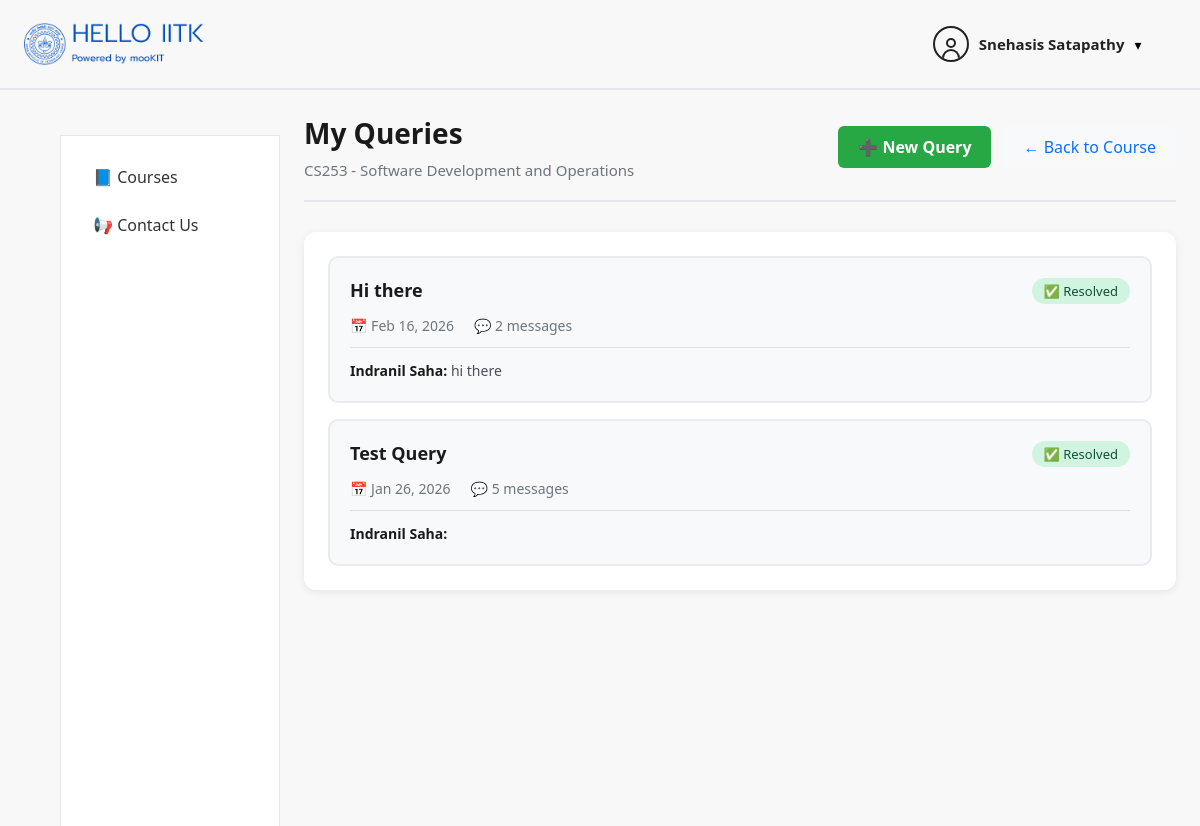
The app's page /queries/1/ (signed in) with its own data.
### users/models.py (models this page shows, shortened)
class User(AbstractUser):
    ROLE_CHOICES = [
        ('student', 'Student'),
        ('professor', 'Professor'),
        ('ta', 'Teaching Assistant'),
        ('admin', 'Admin'),
    ]
    role = models.CharField(
        max_length=20,
        choices=ROLE_CHOICES,
        default='student'
    )
    department = models.CharField(max_length=100, blank=True)

### courses/models.py (models this page shows, shortened)
class Course(models.Model):
    code = models.CharField(max_length=10, unique=True)
    name = models.CharField(max_length=100)
    semester = models.ForeignKey(
        Semester,
        on_delete=models.CASCADE,
        related_name="courses"
    )

### queries/models.py (models this page shows, shortened)
class Query(models.Model):
    STATUS_CHOICES = [
        ('open', 'Open'),
        ('in_progress', 'In Progress'),
        ('resolved', 'Resolved'),
    ]
    course = models.ForeignKey(Course, on_delete=models.CASCADE, related_name='queries')
    student = models.ForeignKey(User, on_delete=models.CASCADE, related_name='student_queries')
    title = models.CharField(max_length=200)
    status = models.CharField(max_length=20, choices=STATUS_CHOICES, default='open')
    created_at = models.DateTimeField(auto_now_add=True)
    updated_at = models.DateTimeField(auto_now=True)
    class Meta:
        ordering = ['-updated_at']
        verbose_name_plural = 'Queries'

class QueryMessage(models.Model):
    query = models.ForeignKey(Query, on_delete=models.CASCADE, related_name='messages')
    sender = models.ForeignKey(User, on_delete=models.CASCADE)
    message = models.TextField()
    attachment = models.FileField(upload_to='query_attachments/', blank=True, null=True)
    created_at = models.DateTimeField(auto_now_add=True)
    class Meta:
        ordering = ['created_at']

### queries/views.py (the view)
# urls.py: path('<int:course_id>/', student_queries, name='student_queries'),
@login_required
def student_queries(request, course_id):
    if not CourseStudent.objects.filter(course_id=course_id, student=request.user).exists():
        return redirect('/courses/')
    course = Course.objects.select_related('semester').get(id=course_id)
    queries = Query.objects.filter(course_id=course_id, student=request.user)
    return render(request, 'queries/student_queries.html', {
        'course': course,
        'queries': queries,
        'course_id': course_id
    })

### templates/queries/student_queries.html (shortened to what this page needs)
{% extends "courses/base.html" %}
{% load static %}
{% block content %}
<div class="course-detail-header">
  <div class="course-title-section">
    <h1 class="course-title">My Queries</h1>
    <p class="course-semester">{{ course.code }} - {{ course.name }}</p>
  </div>
  <div class="header-actions">
    <a href="/queries/{{ course_id }}/create/" class="create-query-btn">➕ New Query</a>
    <a href="/courses/{{ course_id }}/student/home/" class="back-link">← Back to Course</a>
  </div>
</div>
<div class="queries-container">
  {% if queries %}
    <div class="queries-grid">
      {% for query in queries %}
        <a href="/queries/{{ course_id }}/query/{{ query.id }}/" class="query-card">
          <div class="query-header">
            <h3 class="query-title">{{ query.title }}</h3>
            <span class="status-badge status-{{ query.status }}">
              {% if query.status == 'open' %}
                🔵 Open
              {% elif query.status == 'in_progress' %}
                🟡 In Progress
              {% else %}
                ✅ Resolved
              {% endif %}
            </span>
          </div>
          <div class="query-meta">
            <span class="query-date">📅 {{ query.created_at|date:"M d, Y" }}</span>
            <span class="message-count">💬 {{ query.messages.count }} message{{ query.messages.count|pluralize }}</span>
          </div>
          {% if query.messages.last %}
            <div class="last-message">
              <strong>{{ query.messages.last.sender.get_full_name|default:query.messages.last.sender.username }}:</strong>
              {{ query.messages.last.message|truncatewords:15 }}
            </div>
          {% endif %}
        </a>
      {% endfor %}
    </div>
  {% endif %}
</div>
{% endblock %}

### templates/courses/includes/header.html (shortened to what this page needs)
{% load static %}
<header class="topbar">
  <div class="topbar-left">
    <img src="{% static 'img/iitk_logo.png' %}" class="topbar-logo">
  </div>
  <div class="profile-wrapper">
    <div class="profile-trigger" onclick="toggleProfileDropdown()">
      <div class="profile-icon">
        <div class="profile-head"></div>
        <div class="profile-body"></div>
      </div>
      <span class="profile-name">
        {{ request.user.get_full_name|default:request.user.username }}
      </span>
      <span class="chevron">▾</span>
    </div>
  </div>
</header>

### static/css/courses.css (style rules this page uses)
* { box-sizing: border-box; }
body { margin: 0; font-family: "Segoe UI", Arial, sans-serif; background: #ffffff; }
.profile-wrapper { margin-right: 3%; }
.profile-icon { width: 36px; height: 36px; border: 2px solid #222; border-radius: 50%; position: relative; cursor: pointer; overflow: hidden; }
.profile-head { width: 10px; height: 10px; bottom:-3px; border: 2px solid #222; border-radius: 50%; position: absolute; top: 10px; left: 50%; transform: translateX(-50%); background: transparent; transition: background 0.2s ease; }
.profile-body { width: 18px; height: 10px; border: 2px solid #222; border-bottom: none; border-radius: 10px 10px 0 0; position: absolute; bottom: 1px; left: 50%; transform: translateX(-50%); background: transparent; transition: background 0.2s ease; }
.profile-name { font-size: 14px; font-weight: 500; }
.profile-wrapper { position: relative; display: flex; align-items: center; }
.profile-trigger { display: flex; align-items: center; gap: 10px; cursor: pointer; }
.profile-icon { width: 36px; height: 36px; border: 2px solid #222; border-radius: 50%; display: flex; align-items: center; justify-content: center; }
.profile-name { font-size: 15px; font-weight: 600; color: #222; }
.chevron { font-size: 14px; }
.topbar { height: 90px; display: flex; justify-content: space-between; align-items: center; padding: 0 24px; border-bottom: 2px solid #e5e7eb; background: #f8f8f8; }
.topbar-left { width: 200px; display: flex; align-items: center; gap: 12px; }
.topbar-logo { width: 200px; }

### templates/queries/student_queries.html (style rules this page uses)
.course-detail-header { display: flex; justify-content: space-between; align-items: center; margin-bottom: 30px; padding-bottom: 20px; border-bottom: 2px solid #e5e7eb; }
.course-title-section { flex: 1; }
.course-title { font-size: 28px; font-weight: 700; color: #1a1a1a; margin: 0 0 8px 0; }
.course-semester { font-size: 15px; color: #6c757d; margin: 0; }
.header-actions { display: flex; gap: 12px; }
.create-query-btn { padding: 10px 20px; background: #28a745; color: white; text-decoration: none; border-radius: 6px; font-weight: 600; transition: all 0.2s; }
.back-link { padding: 10px 20px; background: #f8f9fa; color: #0d6efd; text-decoration: none; border-radius: 6px; font-weight: 500; transition: all 0.2s; }
.queries-container { background: white; border-radius: 12px; padding: 24px; box-shadow: 0 2px 8px rgba(0,0,0,0.08); }
.queries-grid { display: grid; gap: 16px; }
.query-card { background: #f8f9fa; border: 2px solid #e9ecef; border-radius: 10px; padding: 20px; text-decoration: none; transition: all 0.2s; display: block; }
.query-header { display: flex; justify-content: space-between; align-items: start; margin-bottom: 12px; gap: 12px; }
.query-title { font-size: 18px; font-weight: 600; color: #1a1a1a; margin: 0; flex: 1; }
.status-badge { padding: 4px 12px; border-radius: 20px; font-size: 13px; font-weight: 500; white-space: nowrap; }
.status-resolved { background: #d1f4e0; color: #0f5132; }
.query-meta { display: flex; gap: 20px; margin-bottom: 12px; font-size: 14px; color: #6c757d; }
.last-message { font-size: 14px; color: #495057; line-height: 1.5; padding-top: 12px; border-top: 1px solid #dee2e6; }
.last-message strong { color: #1a1a1a; }

### records on screen
User: user.get_full_name "Snehasis Satapathy"
Course: code "CS253", name "Software Development and Operations"
Query: title "Hi there", status "✅ Resolved", created_at "Feb 16, 2026", messages.count "2", messages.last.sender.get_full_name "Indranil Saha", messages.last.message "hi there"
Query: title "Test Query", status "✅ Resolved", created_at "Jan 26, 2026", messages.count "5", messages.last.sender.get_full_name "Indranil Saha"
